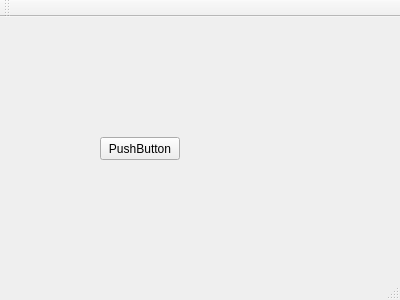
<?xml version="1.0" encoding="UTF-8"?>
<ui version="4.0">
 <class>MainWindow</class>
 <widget class="QMainWindow" name="MainWindow">
  <property name="geometry">
   <rect>
    <x>0</x>
    <y>0</y>
    <width>400</width>
    <height>300</height>
   </rect>
  </property>
  <property name="windowTitle">
   <string>MainWindow</string>
  </property>
  <widget class="QWidget" name="centralWidget">
   <widget class="QPushButton" name="pushButton">
    <property name="geometry">
     <rect>
      <x>100</x>
      <y>120</y>
      <width>80</width>
      <height>23</height>
     </rect>
    </property>
    <property name="text">
     <string>PushButton</string>
    </property>
   </widget>
  </widget>
  <widget class="QMenuBar" name="menuBar">
   <property name="geometry">
    <rect>
     <x>0</x>
     <y>0</y>
     <width>400</width>
     <height>20</height>
    </rect>
   </property>
  </widget>
  <widget class="QToolBar" name="mainToolBar">
   <attribute name="toolBarArea">
    <enum>TopToolBarArea</enum>
   </attribute>
   <attribute name="toolBarBreak">
    <bool>false</bool>
   </attribute>
  </widget>
  <widget class="QStatusBar" name="statusBar"/>
 </widget>
 <layoutdefault spacing="6" margin="11"/>
 <resources/>
 <connections/>
</ui>
